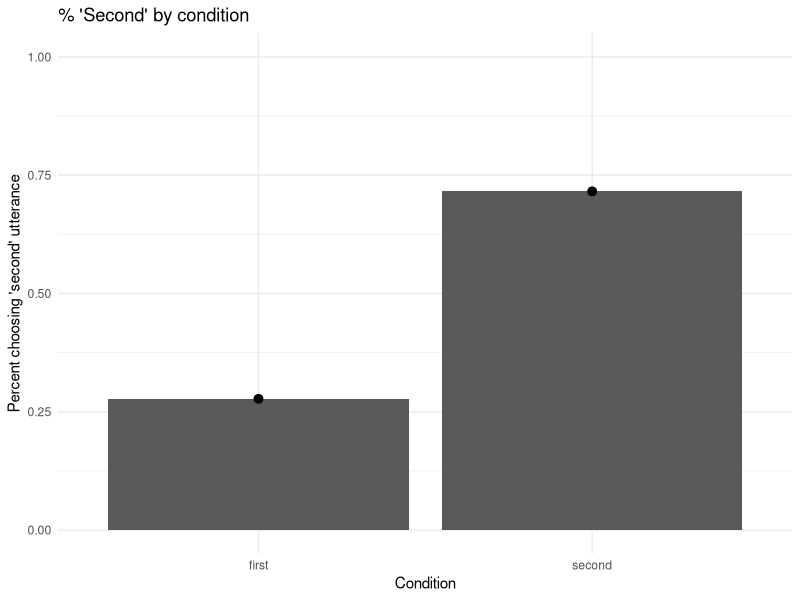

R code for this plot: (Note: this script raises an error after producing the figure.)
## ---- chunk 1
library(tidyverse)
library(forcats)
library(lme4)
## ---- chunk 2
dat = read.csv("../../data/exp1/experiment1_concat_full.csv")

coded = filter(dat, answer %in% c("first", "second"))

coded$speaker = fct_recode(coded$speaker,
                           "S1" = "Danny",
                           "S2" = "Karen",
                           "S3" = "Katie",
                           "S4" = "Maiyi",
                           "S5" = "Nimish")


coded$form = fct_recode(coded$form, 
                        "conventional" = "modal",
                        "non-conventional" = "indirect")
## ---- chunk 3
coded$Order = coded$trial_index - 6

## ---- chunk 4
length(unique(coded$subject))
table(coded$speaker, coded$form)
## ---- chunk 5
temp_demo = distinct(coded, subject, Gender, Age, Native_Speaker)
## ---- chunk 6
mean(temp_demo$Age)
sd(temp_demo$Age)
range(temp_demo$Age)
## ---- chunk 7
table(temp_demo$Gender)
## ---- chunk 8
table(temp_demo$Native_Speaker)
## ---- chunk 9
coded = coded %>%
  filter(Native_Speaker == "Yes")
## ---- chunk 10
mean(coded$correct)
sd(coded$correct)
## ---- chunk 11
coded %>%
  ggplot(aes(x = answer, y = button_pressed)) +
  geom_bar(stat="summary", position="dodge", fun.y="mean") +
  stat_summary (fun.y = function(x){mean(x)},
                fun.ymin = function(x){mean(x) - 1*sd(x)/sqrt(length(x))},
                fun.ymax = function(x){mean(x) + 1*sd(x)/sqrt(length(x))},
                geom= 'pointrange', 
                position=position_dodge(width=0.95)) +
  theme_minimal() +
  ggtitle("% 'Second' by condition") +
  xlab("Condition") +
  ylab("Percent choosing 'second' utterance") +
  scale_y_continuous(limits = c(0, 1))
## ---- chunk 12
m1 = glmer(data=coded, response ~ answer + (1 + answer | stimNum) +
             (1 + answer | subject),
           control=glmerControl(optimizer="bobyqa"),
         family=binomial())

m1.reduced =glmer(data=coded, response ~ (1 + answer | stimNum) +
                    (1 + answer | subject),
                  control=glmerControl(optimizer="bobyqa"),
                    family=binomial())

anova(m1,m1.reduced)
## ---- chunk 13
coded %>%
  ggplot(aes(x = speaker, y = correct, fill = form)) +
  geom_bar(stat="summary", position="dodge", fun.y="mean") +
  stat_summary (fun.y = function(x){mean(x)},
                fun.ymin = function(x){mean(x) - 1*sd(x)/sqrt(length(x))},
                fun.ymax = function(x){mean(x) + 1*sd(x)/sqrt(length(x))},
                geom= 'pointrange', 
                position=position_dodge(width=0.95)) +
  theme_minimal() +
  labs(x = "Speaker",
       y = "Accuracy",
       title = "Accuracy by form and speaker") +
  geom_hline(yintercept=.5, colour="black", linetype="dotted")
## ---- chunk 14

m1 = glmer(data=coded, correct ~ form*speaker + (1 + speaker | stimNum) +
             (1 + form | subject),
           control=glmerControl(optimizer="bobyqa"),
         family=binomial())

m1.reduced =glmer(data=coded, correct ~ form + speaker + (1 + speaker | stimNum) +
                    (1 + form | subject),
                  control=glmerControl(optimizer="bobyqa"),
                    family=binomial())

m1.reduced.form = glmer(data=coded, correct ~ form + (1 + speaker | stimNum) +
                    (1 + form | subject),
                  control=glmerControl(optimizer="bobyqa"),
                    family=binomial())

m1.reduced.speaker = glmer(data=coded, correct ~ speaker + (1 + speaker | stimNum) +
                    (1 + form | subject),
                  control=glmerControl(optimizer="bobyqa"),
                    family=binomial())

m1.null = glmer(data=coded, correct ~ (1 + speaker | stimNum) +
                    (1 + form | subject),
                  control=glmerControl(optimizer="bobyqa"),
                    family=binomial())


## ---- chunk 15
anova(m1, m1.reduced)
anova(m1.reduced, m1.reduced.form)
anova(m1.reduced, m1.reduced.speaker)
anova(m1.reduced.form, m1.null)
anova(m1.reduced.speaker, m1.null)
## ---- chunk 16
summ.prosody <- coded %>% group_by(subject, speaker, form) %>% summarise(accuracy = mean(correct))

s = table(summ.prosody$subject, summ.prosody$speaker)

summ.prosody %>%
  ggplot(aes(x = factor(speaker),
             y = factor(subject),
             fill = accuracy)) +
  geom_tile() +
  facet_grid(~form)

summ.prosody %>%
  ggplot(aes(x = speaker,
             y = accuracy,
             fill = form)) +
  geom_boxplot() +
  labs(x = "Speaker",
       y = "Accuracy",
       title = "Accuracy by speaker and form") +
  geom_hline(yintercept = .5, colour = "red", linetype = "dotted") +
  theme_minimal()

ggsave("Figures/experiment1_accuracy.tiff", 
       units="in", width=6, height=4, dpi=300)
ggsave("Figures/experiment1_accuracy.pdf", 
       units="in", width=6, height=4, dpi=300)
  
ggplot(data=summ.prosody, aes(x=accuracy, fill=form)) +
  geom_density(alpha=.7) +
  theme_minimal() +
  geom_vline(xintercept = .5, colour="black", linetype="dotted") +
  facet_grid(~speaker)
## ---- chunk 17
coded %>%
  ggplot(aes(x=Order, y=correct)) +
  geom_point(stat="summary", fun.y="mean") + 
  stat_summary (fun.y = function(x){mean(x)},
                fun.ymin = function(x){mean(x) - 1*sd(x)/sqrt(length(x))},
                fun.ymax = function(x){mean(x) + 1*sd(x)/sqrt(length(x))},
                geom= 'pointrange', 
                position=position_dodge(width=0.95)) +
  theme_minimal() +
  xlab("Order") +
  ylab("Accuracy") +
  geom_smooth(method = "lm") +
  scale_y_continuous(limits=c(0, 1)) +
  geom_vline(xintercept = c(12, 24, 36, 48), linetype = "dotted")

## ---- chunk 18


m1.order =glmer(data=coded, correct ~ Order + (1 | stimNum) +
                    (1 | subject),
                  control=glmerControl(optimizer="bobyqa"),
                  family=binomial())
m1.null =glmer(data=coded, correct ~ (1 | stimNum) +
                    (1 | subject),
                  control=glmerControl(optimizer="bobyqa"),
                  family=binomial())
anova(m1.order,m1.null)
## ---- chunk 19

coded$order_by_block = coded$Order %% 12
table(coded$order_by_block)




m1.order_with_speaker_interaction =glmer(data=coded, correct ~ order_by_block * speaker + (1 | stimNum) +
                    (1 | subject),
                  control=glmerControl(optimizer="bobyqa"),
                  family=binomial())

m1.order_plus_speaker =glmer(data=coded, correct ~ order_by_block + speaker + (1 | stimNum) +
                    (1 | subject),
                  control=glmerControl(optimizer="bobyqa"),
                  family=binomial())


m1.only_speaker =glmer(data=coded, correct ~ speaker + (1 | stimNum) +
                    (1 | subject),
                  control=glmerControl(optimizer="bobyqa"),
                  family=binomial())

m1.order_by_block =glmer(data=coded, correct ~ order_by_block + (1 | stimNum) +
                    (1 | subject),
                  control=glmerControl(optimizer="bobyqa"),
                  family=binomial())

m1.null =glmer(data=coded, correct ~ (1 | stimNum) +
                    (1 | subject),
                  control=glmerControl(optimizer="bobyqa"),
                  family=binomial())

anova(m1.order_with_speaker_interaction, m1.order_plus_speaker)
anova(m1.order_plus_speaker, m1.only_speaker)
anova(m1.order_by_block, m1.null)
## ---- chunk 20
coded %>%
  ggplot(aes(x=order_by_block, y=correct)) +
  geom_point(stat="summary", fun.y="mean") + 
  stat_summary (fun.y = function(x){mean(x)},
                fun.ymin = function(x){mean(x) - 1*sd(x)/sqrt(length(x))},
                fun.ymax = function(x){mean(x) + 1*sd(x)/sqrt(length(x))},
                geom= 'pointrange', 
                position=position_dodge(width=0.95)) +
  theme_minimal() +
  xlab("Order by block") +
  ylab("Accuracy") +
  geom_smooth(method = "lm") +
  scale_y_continuous(limits=c(0, 1))
## ---- chunk 21
coded %>%
  ggplot(aes(x=speaker, y=correct, fill = form)) +
  geom_bar(stat="summary", position="dodge", fun.y="mean") +
  stat_summary (fun.y = function(x){mean(x)},
                fun.ymin = function(x){mean(x) - 1*sd(x)/sqrt(length(x))},
                fun.ymax = function(x){mean(x) + 1*sd(x)/sqrt(length(x))},
                geom= 'pointrange', 
                position=position_dodge(width=0.95)) +
  theme_minimal() +
  ggtitle("Accuracy by form and speaker") +
  xlab("Speaker") +
  ylab("Accuracy") +
  geom_hline(yintercept=.5, colour="black", linetype="dotted") +
  facet_grid(~Gender)
## ---- chunk 22

m1.gender =glmer(data=coded, correct ~ Gender + (1 | stimNum) +
                    (1 | subject),
                  control=glmerControl(optimizer="bobyqa"),
                  family=binomial())
m1.null =glmer(data=coded, correct ~ (1 | stimNum) +
                    (1 | subject),
                  control=glmerControl(optimizer="bobyqa"),
                  family=binomial())

anova(m1.gender,m1.null)
## ---- chunk 23
coded %>%
  ggplot(aes(x=factor(correct), y=Music_Ability)) +
  geom_boxplot() +
  theme_minimal()
## ---- chunk 24

m1.music =glmer(data=coded, correct ~ Music_Ability + (1 | stimNum) +
                    (1 | subject),
                  control=glmerControl(optimizer="bobyqa"),
                  family=binomial())
m1.null =glmer(data=coded, correct ~ (1 | stimNum) +
                    (1 | subject),
                  control=glmerControl(optimizer="bobyqa"),
                  family=binomial())

anova(m1.music,m1.null)
## ---- chunk 25
summ.prosody %>%
  ggplot(aes(x = accuracy)) +
  geom_histogram(bins = 7) +
  labs(title = "Individual differences in accuracy") +
  geom_vline(xintercept = .5, linetype = "dotted") +
  theme_minimal()

summ.prosody %>%
  ggplot(aes(x = accuracy)) +
  geom_histogram(bins = 7) +
  labs(title = "Individual differences in accuracy") +
  geom_vline(xintercept = .5, linetype = "dotted") +
  facet_grid(~form) +
  theme_minimal()


